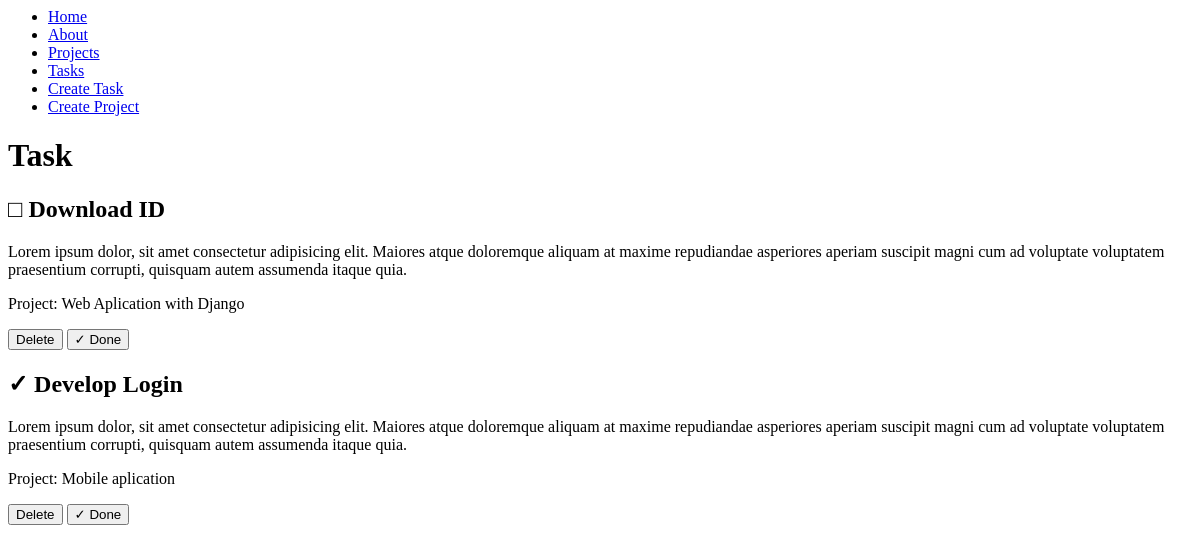
Page /task/ on the earlier database version.
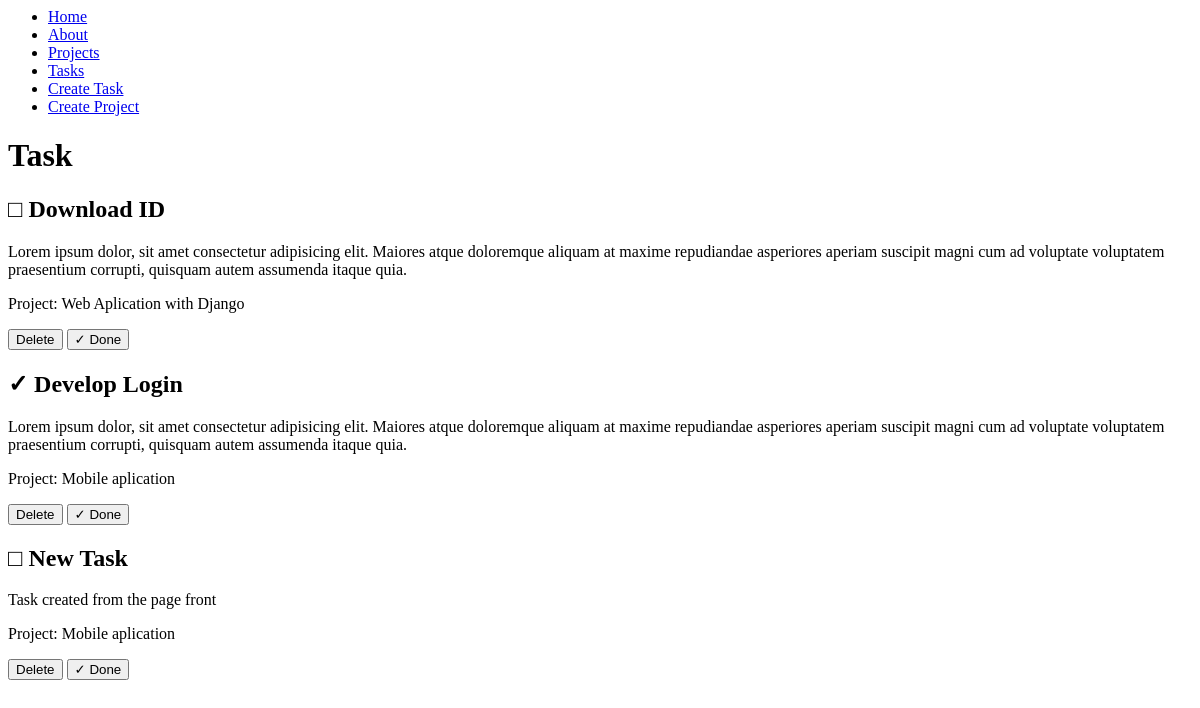
Same page on the later database version.
### myapp/models.py (models this page shows, shortened)
class Task(models.Model):
    title = models.CharField(max_length=200)
    description = models.TextField()
    project = models.ForeignKey(Project, on_delete=models.CASCADE)
    done = models.BooleanField(default=False)

class Project(models.Model):
    name = models.CharField(max_length=200)

### myapp/views.py (the view)
# urls.py: path('task/', views.task),
def task(request):
    task = Task.objects.all()
    return render(request,'tasks/task.html',{
        'task':task
    })

### myapp/templates/tasks/task.html
{% extends 'layouts/base.html' %}
{% block content %}
<h1>Task</h1>
{% for task in task %}
<div>
    <h2> {% if task.done == False %}
        □
        {% else %}
        ✓
        {% endif %}
        {{task.title}}</h2>
    <P>{{task.description}}</P>
    <p>Project: {{task.project.name}}</p>
    <button>
        Delete
    </button>
    <button>
        ✓ Done
    </button>
</div>
{% endfor %}
{% endblock %}

Differences in the rows shown:
added Task: title "New Task", description "Task created from the page front", project.name "Mobile aplication"
